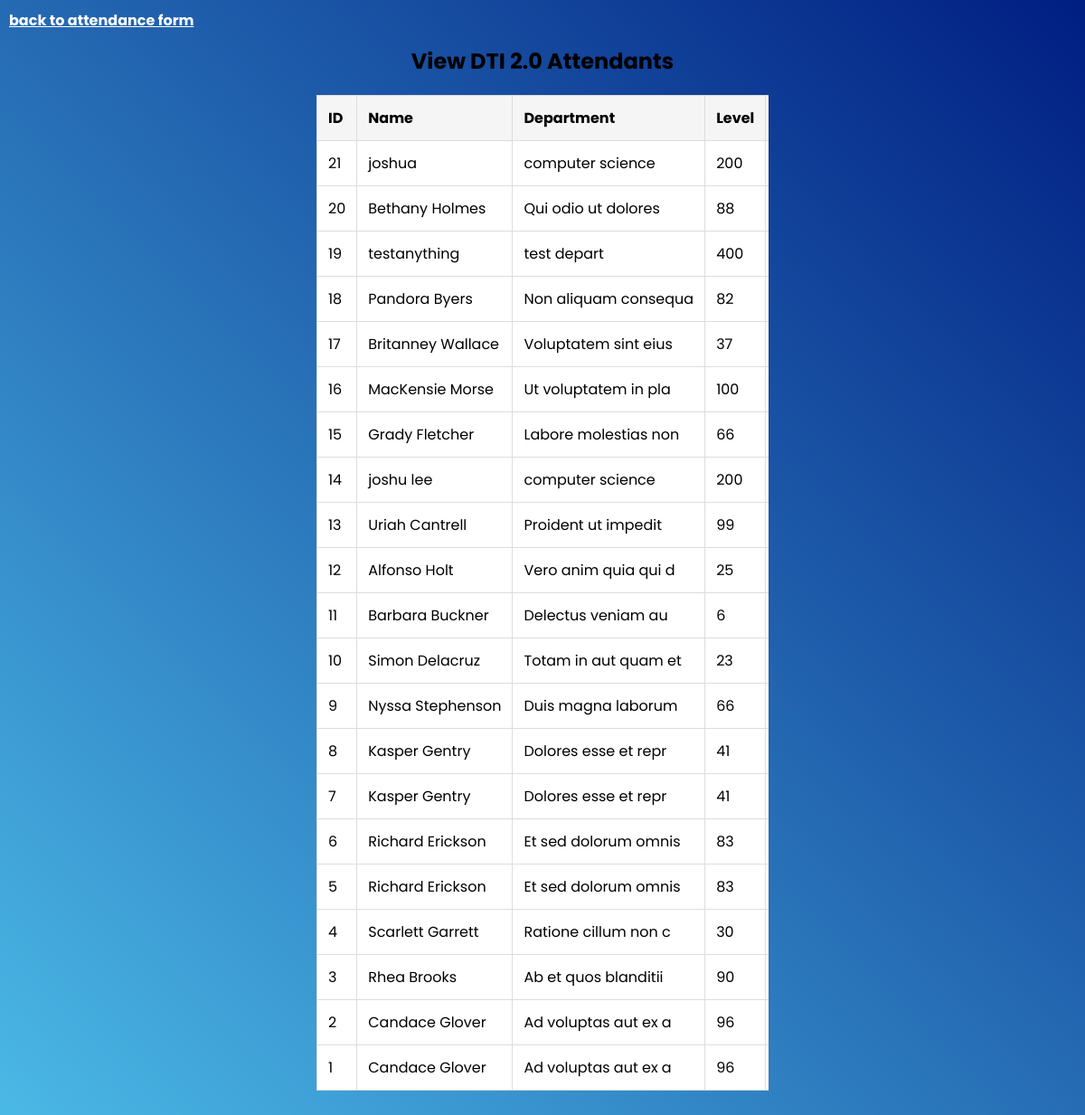
The app's page /attendants with its own data.
### attendance/models.py (models this page shows)
class Attendant(models.Model):
    name = models.CharField(max_length=200)
    department = models.CharField(max_length=200)
    level = models.IntegerField()
    contact = models.CharField(max_length=200)

### attendance/views.py (the view)
# urls.py: path('attendants', views.attendants, name='attendants'),
def attendants(request):
    attendants_list = Attendant.objects.all().order_by("-id")
    return render(request, "attendants.html", {"attendants": attendants_list})

### attendance/Templates/attendants.html (shortened to what this page needs)
<html lang="en">
  <head>
  </head>
  <body>
    <section>
      <a href="/">back to attendance form</a>
      <h1>View DTI 2.0 Attendants</h1>
      <div class="" style="width: 500px; overflow-x: scroll">
        <table class="styled-table">
          <thead class="">
            <tr>
              <th>ID</th>
              <th>Name</th>
              <th>Department</th>
              <th>Level</th>
              <th>Contact</th>
            </tr>
          </thead>
          <tbody>
           {% for attendant in attendants %}
            <tr>
              <td>{{attendant.id}}</td>
              <td>{{attendant.name}}</td>
              <td>{{attendant.department}}</td>
              <td>{{attendant.level}}</td>
              <td>{{attendant.contact}}</td>
            </tr>
            {% endfor %}
          </tbody>
        </table>
      </div>
    </section>
  </body>
</html>

### attendance/Templates/attendants.html (style rules this page uses)
* { margin: 0; padding: 0; box-sizing: border-box; font-family: "Poppins", sans-serif; }
a { position: fixed; inset: 0; padding: 10px; color: white; font-weight: bold; width: max-content; height: max-content; }
section { height: 100vh; display: flex; align-items: center; justify-content: center; flex-direction: column; padding: 50px; background-image: linear-gradient( 45deg, rgba(30, 170, 226, 0.795), rgb(0, 30, 130) ); }
.styled-table { width: max-content; border-collapse: collapse; font-size: 16px; margin: 20px 0; }
.styled-table thead { background-color: whitesmoke; color: black; text-align: left; }
.styled-table thead th { padding: 12px; border: 1px solid #ddd; }
.styled-table tbody tr { border: 1px solid #ddd; background-color: white; }
.styled-table tbody td { padding: 12px; border: 1px solid #ddd; }

### records on screen
Attendant: id "21", name "joshua", department "computer science", level "200"
Attendant: id "20", name "Bethany Holmes", department "Qui odio ut dolores", level "88"
Attendant: id "19", name "testanything", department "test depart", level "400"
Attendant: id "18", name "Pandora Byers", department "Non aliquam consequa", level "82"
Attendant: id "17", name "Britanney Wallace", department "Voluptatem sint eius", level "37"
Attendant: id "16", name "MacKensie Morse", department "Ut voluptatem in pla", level "100"
Attendant: id "15", name "Grady Fletcher", department "Labore molestias non", level "66"
Attendant: id "14", name "joshu lee", department "computer science", level "200"
Attendant: id "13", name "Uriah Cantrell", department "Proident ut impedit", level "99"
Attendant: id "12", name "Alfonso Holt", department "Vero anim quia qui d", level "25"
Attendant: id "11", name "Barbara Buckner", department "Delectus veniam au", level "6"
Attendant: id "10", name "Simon Delacruz", department "Totam in aut quam et", level "23"
Attendant: id "9", name "Nyssa Stephenson", department "Duis magna laborum", level "66"
Attendant: id "8", name "Kasper Gentry", department "Dolores esse et repr", level "41"
Attendant: id "7", name "Kasper Gentry", department "Dolores esse et repr", level "41"
Attendant: id "6", name "Richard Erickson", department "Et sed dolorum omnis", level "83"
Attendant: id "5", name "Richard Erickson", department "Et sed dolorum omnis", level "83"
Attendant: id "4", name "Scarlett Garrett", department "Ratione cillum non c", level "30"
Attendant: id "3", name "Rhea Brooks", department "Ab et quos blanditii", level "90"
Attendant: id "2", name "Candace Glover", department "Ad voluptas aut ex a", level "96"
Attendant: id "1", name "Candace Glover", department "Ad voluptas aut ex a", level "96"
